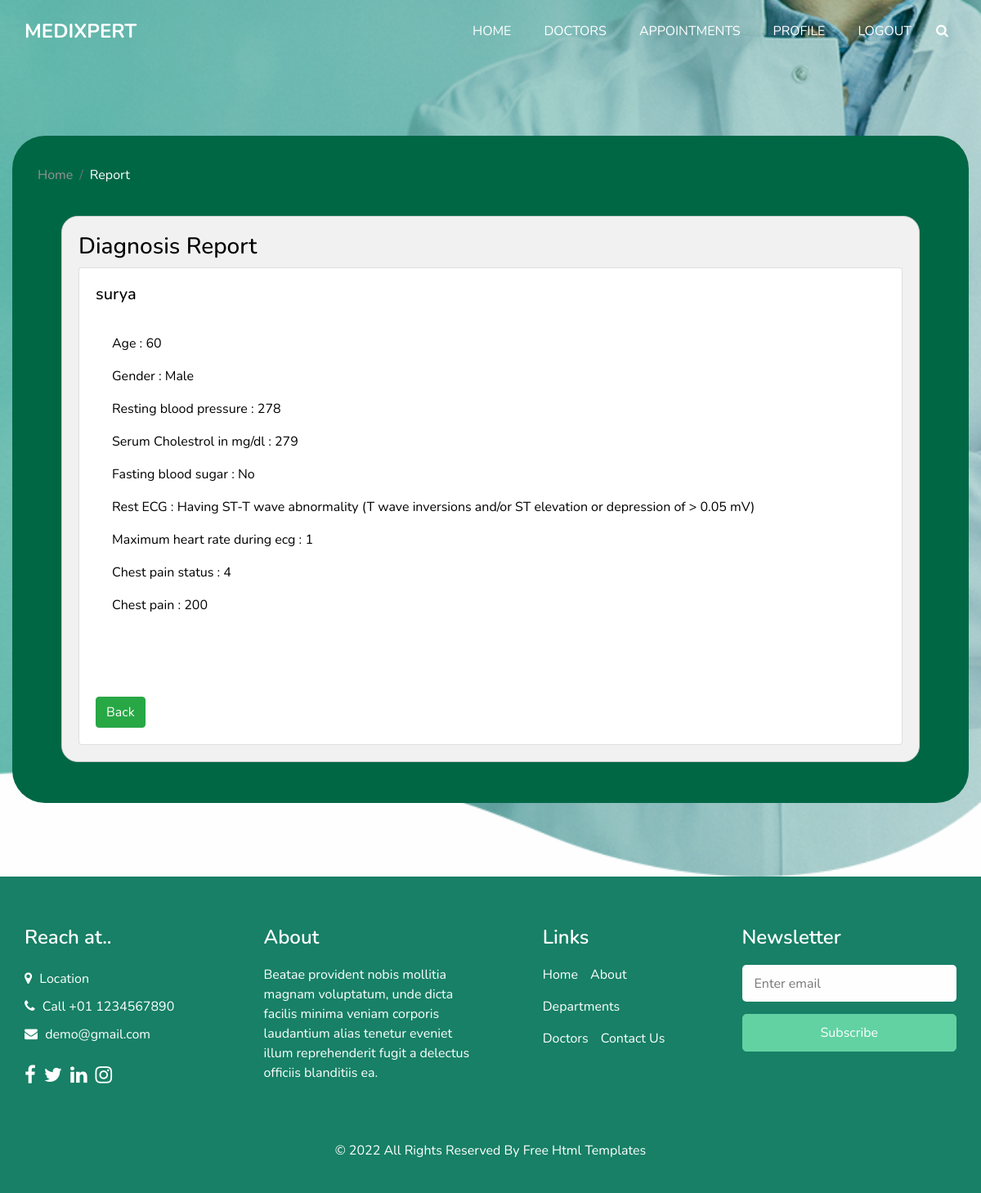
The page /patient/report/49 on the database its author committed.
### patient/models.py (models this page shows)
class testResult(models.Model):
    tid = models.AutoField(primary_key=True)
    uname = models.CharField(max_length=30)
    uid = models.IntegerField()
    bid = models.IntegerField()
    age = models.CharField(max_length=30)
    gender = models.CharField(max_length=30)
    bloodp = models.IntegerField(default=0)
    chol = models.IntegerField(default=0)
    fasting = models.CharField(max_length=30,default="NULL")
    ecg = models.CharField(max_length=100,default="NULL")
    heart = models.IntegerField(default=0)
    cpain = models.CharField(max_length=30,default="NULL")
    cpaintype = models.CharField(max_length=200,default="NULL")
    status = models.BooleanField(default=True)

### patient/views.py (the view)
# urls.py: path('report/<int:id>', views.report, name='report'),
def report(request, id):
    name = request.user
    reports = testResult.objects.all().filter(bid=id)
    return render(request, 'report.html', {'reports':reports})

### templates/report.html (shortened to what this page needs)
{% load static %}
<!DOCTYPE html>
<html>
<head>
  <link rel="stylesheet" type="text/css" href="{% static 'css/bootstrap.css' %}" />
  <link rel="stylesheet" type="text/css" href="https://cdnjs.cloudflare.com/ajax/libs/OwlCarousel2/2.3.4/assets/owl.carousel.min.css" />
  <link href="{% static ' css/font-awesome.min.css' %}" rel="stylesheet" />
  <link href="{% static 'css/style.css' %}" rel="stylesheet" />
  <link href="{% static 'css/responsive.css' %}" rel="stylesheet" />
</head>
<body>
  <div class="hero_area">
    <div class="hero_bg_box">
    </div>
    <header class="header_section">
      <div class="container">
        <nav class="navbar navbar-expand-lg custom_nav-container ">
          <a class="navbar-brand" href="{% url 'patient:home' %}">
            <span>
              MediXpert
            </span>
          </a>
          <div class="collapse navbar-collapse" id="navbarSupportedContent">
            <ul class="navbar-nav">
              <li class="nav-item active">
                <a class="nav-link" href="{% url 'patient:home' %}">Home <span class="sr-only">(current)</span></a>
              </li>
              <li class="nav-item">
                <a class="nav-link" href="{% url 'patient:doctor' %}">Doctors</a>
              </li>
              <li class="nav-item">
                <a class="nav-link" href="{% url 'patient:profile' %}">Appointments</a>
              </li>
              <li class="nav-item">
                <a class="nav-link" href="{% url 'patient:user' %}">Profile</a>
              </li>
              <li class="nav-item">
                <a class="nav-link" onclick="if (confirm('Are you sure you want to log out?')) { } else { event.preventDefault(); }" href="{% url 'patient:logout' %}">Logout</a>
              </li>
              <form class="form-inline">
                <button class="btn  my-2 my-sm-0 nav_search-btn" type="submit">
                  <i class="fa fa-search" aria-hidden="true"></i>
                </button>
              </form>
            </ul>
          </div>
        </nav>
      </div>
    </header>
    <section class="department_section layout_padding">
      <div class="container" style="background-color: rgb(0, 103, 69);">
        <br>
                <nav aria-label="breadcrumb">
                  <ol class="breadcrumb" style="background-color: rgb(0, 103, 69);">
                    <li class="breadcrumb-item active"><a href="{% url 'patient:home' %}" style="color: rgb(149, 147, 147);">Home</a></li>
                    <li class="breadcrumb-item" aria-current="page" style="color: rgb(255, 255, 255);">Report</li>
                  </ol>
                </nav>
      <div class="heading_container heading_center">
      </div>
      <div class="custom-container">
        <h3>Diagnosis Report</h3>
        {% for r in reports %}
        <div class="card">
            <div class="card-body">
              <h5 class="card-title">{{ r.uname }}</h5>
              <p class="card-text">
                <div class="card-body">
                    <p class="card-text">Age : {{ r.age }}</p>
                    <p class="card-text">Gender :
                      {% if r.gender == '1' %}
                      Male
                      {% else %}
                      Female
                      {% endif %}</p>
                    <p class="card-text">Resting blood pressure : {{ r.bloodp }}</p>
                    <p class="card-text">Serum Cholestrol in mg/dl : {{ r.chol }}</p>
                    <p class="card-text">Fasting blood sugar :
                    {% if r.fasting == '1' %}
                    Yes
                    {% else %}
                    No
                    {% endif %}</p>
                    <p class="card-text">Rest ECG :
                    {% if r.ecg == '0' %}
                      Normal
                    {% elif r.ecg == '1' %}
                      Having ST-T wave abnormality (T wave inversions and/or ST elevation or depression of > 0.05 mV)
                      {% else %}
                      Showing probable or definite left ventricular hypertrophy by Estes' criteria
                    {% endif %}
                </p>
                    <p class="card-text">Maximum heart rate during ecg : {{ r.cpain }}</p>
                    <p class="card-text">Chest pain status : {{ r.cpaintype }}</p>
                    <p class="card-text">Chest pain : {{ r.heart }}</p>
                    <br><br>
                  </div>
              </p>
              <a class="btn btn-success" href="{% url 'patient:profile' %}" class="btn btn-primary">Back</a>
            </div>
          </div>
          {% endfor %}
    </div>
    <div class="custom-container2"></div>
    </section>
  </div>
  <footer class="footer_section">
    <div class="container">
      <div class="row">
        <div class="col-md-6 col-lg-3 footer_col">
          <div class="footer_contact">
            <h4>
              Reach at..
            </h4>
            <div class="contact_link_box">
              <a href="">
                <i class="fa fa-map-marker" aria-hidden="true"></i>
                <span>
                  Location
                </span>
              </a>
              <a href="">
                <i class="fa fa-phone" aria-hidden="true"></i>
                <span>
                  Call +01 1234567890
                </span>
              </a>
              <a href="">
                <i class="fa fa-envelope" aria-hidden="true"></i>
                <span>
                  demo@gmail.com
                </span>
              </a>
            </div>
          </div>
          <div class="footer_social">
            <a href="">
              <i class="fa fa-facebook" aria-hidden="true"></i>
            </a>
            <a href="">
              <i class="fa fa-twitter" aria-hidden="true"></i>
            </a>
            <a href="">
              <i class="fa fa-linkedin" aria-hidden="true"></i>
            </a>
            <a href="">
              <i class="fa fa-instagram" aria-hidden="true"></i>
            </a>
          </div>
        </div>
        <div class="col-md-6 col-lg-3 footer_col">
          <div class="footer_detail">
            <h4>
              About
            </h4>
            <p>
              Beatae provident nobis mollitia magnam voluptatum, unde dicta facilis minima veniam corporis laudantium alias tenetur eveniet illum reprehenderit fugit a delectus officiis blanditiis ea.
            </p>
          </div>
        </div>
        <div class="col-md-6 col-lg-2 mx-auto footer_col">
          <div class="footer_link_box">
            <h4>
              Links
            </h4>
            <div class="footer_links">
              <a class="active" href="index.html">
                Home
              </a>
              <a class="" href="about.html">
                About
              </a>
              <a class="" href="departments.html">
                Departments
              </a>
              <a class="" href="doctors.html">
                Doctors
              </a>
              <a class="" href="contact.html">
                Contact Us
              </a>
            </div>
          </div>
        </div>
        <div class="col-md-6 col-lg-3 footer_col ">
          <h4>
            Newsletter
          </h4>
          <form action="#">
            <input type="email" placeholder="Enter email" />
            <button type="submit">
              Subscribe
            </button>
          </form>
        </div>
      </div>
      <div class="footer-info">
        <p>
          &copy; <span id="displayYear"></span> All Rights Reserved By
          <a href="https://html.design/">Free Html Templates</a>
        </p>
      </div>
    </div>
  </footer>
</body>
</html>

### static/css/style.css (style rules this page uses)
body { font-family: 'Nunito', sans-serif; color: #000000; background-color: #fefefe; overflow-x: hidden; }
.layout_padding { padding: 90px 0; }
.heading_container { display: -webkit-box; display: -ms-flexbox; display: flex; -webkit-box-orient: vertical; -webkit-box-direction: normal; -ms-flex-direction: column; flex-direction: column; -webkit-box-align: start; -ms-flex-align: start; align-items: flex-start; }
.heading_container.heading_center { -webkit-box-align: center; -ms-flex-align: center; align-items: center; text-align: center; }
a, a:hover, a:focus { text-decoration: none; }
.btn, .btn:focus { outline: none !important; -webkit-box-shadow: none; box-shadow: none; }
.hero_area { position: relative; min-height: 100vh; display: -webkit-box; display: -ms-flexbox; display: flex; -webkit-box-orient: vertical; -webkit-box-direction: normal; -ms-flex-direction: column; flex-direction: column; }
.hero_area .hero_bg_box { position: absolute; top: 0; left: 0; width: 100%; height: 100%; display: -webkit-box; display: -ms-flexbox; display: flex; -webkit-box-pack: center; -ms-flex-pack: center; justify-content: center; -webkit-box-align: end; -ms-flex-align: end; align-items: flex-end; overflow: hidden; z-index: -1; }
.header_section { padding: 15px 0; }
.navbar-brand span { font-weight: bold; font-size: 24px; color: #ffffff; text-transform: uppercase; }
.custom_nav-container { padding: 0; }
.custom_nav-container .navbar-nav { margin-left: auto; }
.custom_nav-container .navbar-nav .nav-item .nav-link { padding: 5px 20px; color: #ffffff; text-align: center; text-transform: uppercase; border-radius: 5px; -webkit-transition: all 0.3s; transition: all 0.3s; }
.custom_nav-container .nav_search-btn { width: 35px; height: 35px; padding: 0; border: none; color: #ffffff; }
.department_section { position: relative; }
.footer_section { background: #178066; color: #ffffff; padding: 60px 0 15px 0; position: relative; }
.footer_section h4 { font-weight: 600; margin-bottom: 20px; }
.footer_section .footer_col { margin-bottom: 30px; }
.footer_section .footer_contact .contact_link_box { display: -webkit-box; display: -ms-flexbox; display: flex; -webkit-box-orient: vertical; -webkit-box-direction: normal; -ms-flex-direction: column; flex-direction: column; }
.footer_section .footer_contact .contact_link_box a { margin: 5px 0; color: #ffffff; }
.footer_section .footer_contact .contact_link_box a i { margin-right: 5px; }
.footer_section .footer_social { display: -webkit-box; display: -ms-flexbox; display: flex; margin-top: 20px; margin-bottom: 10px; }
.footer_section .footer_social a { display: -webkit-box; display: -ms-flexbox; display: flex; -webkit-box-pack: center; -ms-flex-pack: center; justify-content: center; -webkit-box-align: center; -ms-flex-align: center; align-items: center; color: #ffffff; border-radius: 100%; margin-right: 10px; font-size: 24px; }
.footer_section .footer_links { display: -webkit-box; display: -ms-flexbox; display: flex; -ms-flex-wrap: wrap; flex-wrap: wrap; }
.footer_section .footer_links a { display: -webkit-box; display: -ms-flexbox; display: flex; -webkit-box-align: center; -ms-flex-align: center; align-items: center; margin-right: 15px; margin-bottom: 15px; color: #ffffff; }
.footer_section form input { border: none; background-color: #fefefe; width: 100%; height: 45px; color: #000000; outline: none; border-radius: 5px; padding: 0 15px; }
.footer_section form input::placeholder { color: #777; }
.footer_section form button { width: 100%; text-align: center; display: inline-block; padding: 10px 55px; background-color: #62d2a2; color: #ffffff; border-radius: 5px; -webkit-transition: all 0.3s; transition: all 0.3s; border: 1px solid #62d2a2; margin-top: 15px; }
.footer_section .footer-info { text-align: center; }
.footer_section .footer-info p { color: #ffffff; padding: 25px 0; margin: 0; }
.footer_section .footer-info p a { color: inherit; }

### static/css/responsive.css (style rules this page uses)
@media (max-width: 1299px) { .hero_area .hero_bg_box { top: 0; left: 0; width: 100%; } }
@media (min-width: 1200px) { .container { max-width: 1170px; } }

### templates/report.html (style rules this page uses)
.container { border-radius: 40px; }
.custom-container { background-color: #f1f1f1; border: 1px solid #ccc; border-radius: 20px; width: 1050px; margin: 0 auto; padding: 20px; }
.custom-container2 { height: 50px; }

### rows shown on the page
testResult: uname "surya", age "60", gender "Male", bloodp "278", chol "279", fasting "No", shows "Having ST-T wave abnormality (T wave inversions and/or ST elevation or depression of > 0.05 mV)", cpain "1", cpaintype "4", heart "200"
